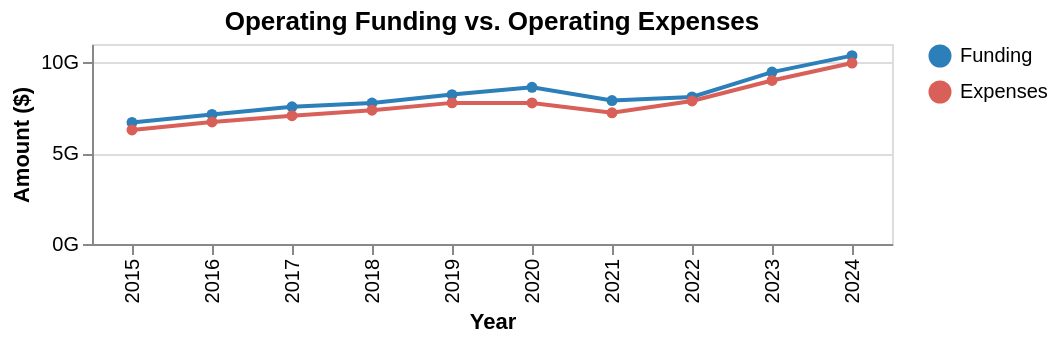

The notebook cell this image was saved under:
### Markdown cell above
### 1. Operating Funding vs. Expenses over time

### Code cell
operating_trend = (
    df_CA.groupby("year")[["operating_total", "operating_expenses_total"]]
    .sum()
    .reset_index()
    .melt("year", var_name="metric", value_name="amount")
    .assign(metric_type=lambda x: x["metric"].map({
        "operating_total": "Funding",
        "operating_expenses_total": "Expenses"
    }))
)

chart = (
    alt.Chart(operating_trend)
    .mark_line(point=True)
    .encode(
        x=alt.X("year:O", title="Year"),
        y=alt.Y("amount:Q", title="Amount ($)", axis=alt.Axis(format="~s")),
        color=alt.Color(
            "metric_type:N", title=None,
            scale=alt.Scale(
                domain=["Funding", "Expenses"],
                range=["#2C7FB8", "#D95F59"]
            )
        ),
        tooltip=[
            alt.Tooltip("year:O", title="Year"),
            alt.Tooltip("metric_type:N", title=""),
            alt.Tooltip("amount:Q", title="Amount", format=",.0f")
        ]
    )
    .properties(width=400, height=100, title="Operating Funding vs. Operating Expenses")
)

chart

### Figure 1 — Vega specification as saved in the notebook (floating-point values rounded to 4 significant figures)
{"$schema": "https://vega.github.io/schema/vega/v6.json", "data": [{"name": "source_0", "values": [{"year": 2015, "metric": "operating_total", "amount": 6682983689, "metric_type": "Funding"}, {"year": 2016, "metric": "operating_total", "amount": 7127871016, "metric_type": "Funding"}, {"year": 2017, "metric": "operating_total", "amount": 7545165896, "metric_type": "Funding"}, {"year": 2018, "metric": "operating_total", "amount": 7753485138, "metric_type": "Funding"}, {"year": 2019, "metric": "operating_total", "amount": 8216244675, "metric_type": "Funding"}, {"year": 2020, "metric": "operating_total", "amount": 8618557785, "metric_type": "Funding"}, {"year": 2021, "metric": "operating_total", "amount": 7891183211, "metric_type": "Funding"}, {"year": 2022, "metric": "operating_total", "amount": 8088707270, "metric_type": "Funding"}, {"year": 2023, "metric": "operating_total", "amount": 9454723794, "metric_type": "Funding"}, {"year": 2024, "metric": "operating_total", "amount": 10358477060, "metric_type": "Funding"}, {"year": 2015, "metric": "operating_expenses_total", "amount": 6275562385, "metric_type": "Expenses"}, {"year": 2016, "metric": "operating_expenses_total", "amount": 6712747325, "metric_type": "Expenses"}, {"year": 2017, "metric": "operating_expenses_total", "amount": 7055062244, "metric_type": "Expenses"}, {"year": 2018, "metric": "operating_expenses_total", "amount": 7361556675, "metric_type": "Expenses"}, {"year": 2019, "metric": "operating_expenses_total", "amount": 7761804612, "metric_type": "Expenses"}, {"year": 2020, "metric": "operating_expenses_total", "amount": 7757811179, "metric_type": "Expenses"}, {"year": 2021, "metric": "operating_expenses_total", "amount": 7213717060, "metric_type": "Expenses"}, {"year": 2022, "metric": "operating_expenses_total", "amount": 7868894805, "metric_type": "Expenses"}, {"year": 2023, "metric": "operating_expenses_total", "amount": 8995401656, "metric_type": "Expenses"}, {"year": 2024, "metric": "operating_expenses_total", "amount": 9952686750, "metric_type": "Expenses"}]}, {"name": "data_0", "values": [{"amount": 6682983689, "metric_type": "Funding", "year": 2015}, {"amount": 7127871016, "metric_type": "Funding", "year": 2016}, {"amount": 7545165896, "metric_type": "Funding", "year": 2017}, {"amount": 7753485138, "metric_type": "Funding", "year": 2018}, {"amount": 8216244675, "metric_type": "Funding", "year": 2019}, {"amount": 8618557785, "metric_type": "Funding", "year": 2020}, {"amount": 7891183211, "metric_type": "Funding", "year": 2021}, {"amount": 8088707270, "metric_type": "Funding", "year": 2022}, {"amount": 9454723794, "metric_type": "Funding", "year": 2023}, {"amount": 10358477060, "metric_type": "Funding", "year": 2024}, {"amount": 6275562385, "metric_type": "Expenses", "year": 2015}, {"amount": 6712747325, "metric_type": "Expenses", "year": 2016}, {"amount": 7055062244, "metric_type": "Expenses", "year": 2017}, {"amount": 7361556675, "metric_type": "Expenses", "year": 2018}, {"amount": 7761804612, "metric_type": "Expenses", "year": 2019}, {"amount": 7757811179, "metric_type": "Expenses", "year": 2020}, {"amount": 7213717060, "metric_type": "Expenses", "year": 2021}, {"amount": 7868894805, "metric_type": "Expenses", "year": 2022}, {"amount": 8995401656, "metric_type": "Expenses", "year": 2023}, {"amount": 9952686750, "metric_type": "Expenses", "year": 2024}]}, {"name": "source_0_x_domain_year_0", "values": [{"year": 2015}, {"year": 2016}, {"year": 2017}, {"year": 2018}, {"year": 2019}, {"year": 2020}, {"year": 2021}, {"year": 2022}, {"year": 2023}, {"year": 2024}]}, {"name": "data_0_x_domain_year_1", "values": [{"year": 2015}, {"year": 2016}, {"year": 2017}, {"year": 2018}, {"year": 2019}, {"year": 2020}, {"year": 2021}, {"year": 2022}, {"year": 2023}, {"year": 2024}]}], "marks": [{"type": "group", "name": "layer_0_pathgroup", "from": {"facet": {"data": "source_0", "name": "faceted_path_layer_0_main", "groupby": ["metric_type"]}}, "encode": {"update": {"width": {"field": {"signal": null, "datum": null, "group": "width", "parent": null}}, "height": {"field": {"signal": null, "datum": null, "group": "height", "parent": null}}}}, "marks": [{"type": "line", "name": "layer_0_marks", "from": {"data": "faceted_path_layer_0_main"}, "sort": {"field": "x"}, "encode": {"update": {"x": {"field": "year", "scale": "x"}, "stroke": {"field": "metric_type", "scale": "color"}, "y": {"field": "amount", "scale": "y"}, "defined": {"signal": "isValid(datum[\"amount\"]) && isFinite(+datum[\"amount\"])"}, "tooltip": {"signal": "{\"Year\": isValid(datum[\"year\"]) ? isArray(datum[\"year\"]) ? join(datum[\"year\"], '\\n') : datum[\"year\"] : \"\"+datum[\"year\"], \"metric_type\": isValid(datum[\"metric_type\"]) ? isArray(datum[\"metric_type\"]) ? join(datum[\"metric_type\"], '\\n') : datum[\"metric_type\"] : \"\"+datum[\"metric_type\"], \"Amount\": format(datum[\"amount\"], \",.0f\")}"}}}, "style": ["line"]}]}, {"type": "symbol", "name": "layer_1_marks", "from": {"data": "data_0"}, "encode": {"update": {"fill": {"field": "metric_type", "scale": "color"}, "y": {"field": "amount", "scale": "y"}, "x": {"field": "year", "scale": "x"}, "opacity": {"value": 1}, "tooltip": {"signal": "{\"Year\": isValid(datum[\"year\"]) ? isArray(datum[\"year\"]) ? join(datum[\"year\"], '\\n') : datum[\"year\"] : \"\"+datum[\"year\"], \"metric_type\": isValid(datum[\"metric_type\"]) ? isArray(datum[\"metric_type\"]) ? join(datum[\"metric_type\"], '\\n') : datum[\"metric_type\"] : \"\"+datum[\"metric_type\"], \"Amount\": format(datum[\"amount\"], \",.0f\")}"}}}, "style": ["point"]}], "scales": [{"name": "x", "type": "point", "domain": {"fields": [{"data": "source_0_x_domain_year_0", "field": "year"}, {"data": "data_0_x_domain_year_1", "field": "year"}], "sort": true}, "range": [0, {"signal": "width"}], "padding": 0.5}, {"name": "y", "type": "linear", "domain": {"fields": [{"data": "source_0", "field": "amount"}, {"data": "data_0", "field": "amount"}]}, "range": [{"signal": "height"}, 0], "nice": true, "zero": true}, {"name": "color", "type": "ordinal", "domain": ["Funding", "Expenses"], "range": ["#2C7FB8", "#D95F59"]}], "axes": [{"scale": "y", "gridScale": "x", "maxExtent": 0, "minExtent": 0, "labels": false, "grid": true, "tickCount": {"signal": "ceil(height/40)"}, "orient": "left", "domain": false, "ticks": false, "zindex": 0, "aria": false}, {"scale": "x", "orient": "bottom", "labelBaseline": "middle", "zindex": 0, "labelAngle": 270, "title": "Year", "labelAlign": "right", "grid": false}, {"scale": "y", "grid": false, "zindex": 0, "format": "~s", "labelOverlap": true, "orient": "left", "title": "Amount ($)", "tickCount": {"signal": "ceil(height/40)"}}], "title": {"text": "Operating Funding vs. Operating Expenses", "frame": "group"}, "padding": 5, "legends": [{"stroke": "color", "symbolType": "circle", "fill": "color", "encode": {"symbols": {"update": {"opacity": {"value": 1}}}}}], "background": "white", "width": 400, "height": 100, "style": "cell"}
